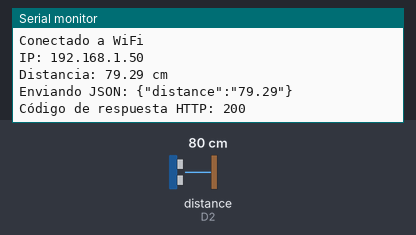
Recording of a sketch running on a simulated ESP8266 (NodeMCU). On the bench: the last lines printed to the serial monitor. Wiring (inferred from the names in the program): ultrasonic range finder: trigger D3; echo D2. The test bench sets the inputs (shaded band); at power-on: distance to the obstacle (sensor on D2) 80 cm. The echo pulse lasts 58.3 µs per cm; WiFi joins after 1.5 s; servers stay silent unless stated; uploads are accepted with an empty reply.

Above: at 2.7 s.
2.8 s: distance to the obstacle (sensor on D2) set to 2 cm
At 3.89 s:
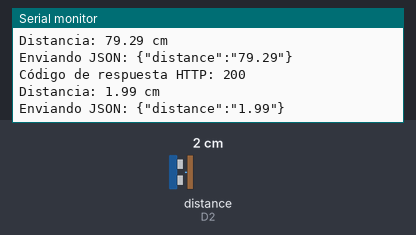
5.7 s: distance to the obstacle (sensor on D2) set to 4 cm
At 6.6 s:
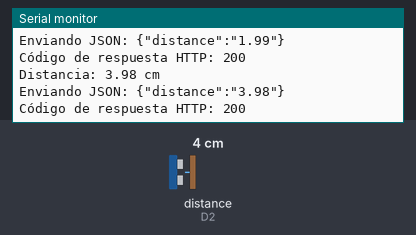
Timing chart, 0 to 8.7 s (numbered marks = the images above; inputs shaded):
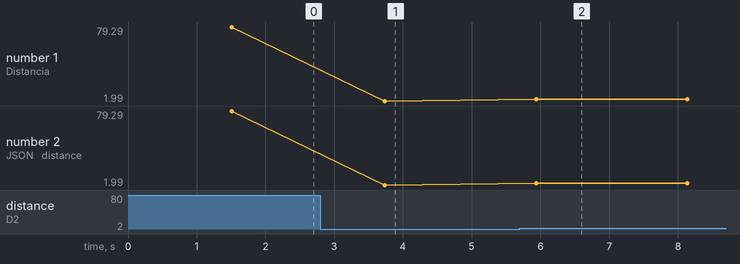

Measured:
- after the input at 2.8 s, the serial monitor: prints a new line after 0.94 s (image 1)
- after the input at 5.7 s, the serial monitor: prints a new line after 0.24 s (image 2)
- plotted number 1: 79.29 → 1.99 after the input at 2.8 s, 1.99 → 3.98 after the input at 5.7 s
- plotted number 2: 79.29 → 1.99 after the input at 2.8 s, 1.99 → 3.98 after the input at 5.7 s

The sketch:

PruebaUltras_nico.ino
```cpp
#include <ESP8266WiFi.h>
#include <ESP8266HTTPClient.h>
#include <WiFiClient.h>


// --- CONFIGURA ESTO ---
//ssid, password y " .ttp://xxxxx:3000/"

const char* ssid = "AndroidAP";
const char* password = "11021102";

// 1. Reemplaza por la IP local de tu PC (ej. 192.168.1.100)
// 2. El endpoint es /insertTemperature, como en constants.js

String serverName = "http://10.38.111.244:3000/iot/api/insertUltrasonic";

// Definición de pines
const int trigPin = D3; // Pin de Emisión (Trigger)
const int echoPin = D2; // Pin de Recepción (Echo)

// Variables para el cálculo de la distancia
long duracion; // Almacena la duración del pulso (en microsegundos)
float distanciaCm; // Almacena la distancia calculada (en centímetros)

void setup() {
  // Configurar los pines
  pinMode(trigPin, OUTPUT); // El pin Trig debe ser de SALIDA
  pinMode(echoPin, INPUT);  // El pin Echo debe ser de ENTRADA

  // Iniciar la comunicación serial para mostrar la distancia
  Serial.begin(9600);
  Serial.println("Prueba de Sensor Ultrasónico Iniciada");

  //Configuracion cliente wifi
  WiFi.begin(ssid, password);
  Serial.println("Conectando a WiFi...");
  while (WiFi.status() != WL_CONNECTED) {
    delay(500);
    Serial.print(".");
  }
  Serial.println("\nConectado a WiFi");
  Serial.print("IP: ");
  Serial.println(WiFi.localIP());


}

void loop() {
  // 1. Limpiar el pin Trig (asegurarse de que esté BAJO)
  digitalWrite(trigPin, LOW);
  delayMicroseconds(2);

  // 2. Enviar pulso de 10µs por el pin Trig para iniciar la medición
  digitalWrite(trigPin, HIGH);
  delayMicroseconds(10);
  digitalWrite(trigPin, LOW);

  // 3. Leer el pin Echo: devuelve la duración del viaje de la onda de sonido
  duracion = pulseIn(echoPin, HIGH);

  // 4. Calcular la distancia
  // Distancia = (Duración del Pulso / 2) / 29.1
  // El 29.1 (o 29.4) es el tiempo (en microsegundos) que tarda el sonido en recorrer 1 cm.
  // Dividimos por 2 porque 'duracion' es el tiempo de ida Y vuelta.
  distanciaCm = duracion * 0.034 / 2;

  // O de forma equivalente:
  // distanciaCm = duracion / 58;

  // 5. Imprimir la distancia en el monitor serial
  Serial.print("Distancia: ");
  Serial.print(distanciaCm);
  Serial.println(" cm");

  // Esperar un momento antes de la siguiente lectura

if (WiFi.status() == WL_CONNECTED) {
    WiFiClient client;
    HTTPClient http;

    http.begin(client, serverName);
    http.addHeader("Content-Type", "application/json");

    // Crear el JSON. Debe coincidir con lo que espera la API: {"valor": "XX.XX"}
    //
    String httpRequestData = "{\"distance\":\"" + String(distanciaCm) + "\"}";

    Serial.print("Enviando JSON: ");
    Serial.println(httpRequestData);

    // Enviar la petición POST
    int httpResponseCode = http.POST(httpRequestData);

    if (httpResponseCode > 0) {
      Serial.print("Código de respuesta HTTP: ");
      Serial.println(httpResponseCode);
      String payload = http.getString();
      Serial.println(payload);
    } else {
      Serial.print("Error en el envío POST. Código: ");
      Serial.println(httpResponseCode);
    }
    http.end();
  } else {
    Serial.println("Error: WiFi desconectado");
  }


  delay(2000);
}
```
